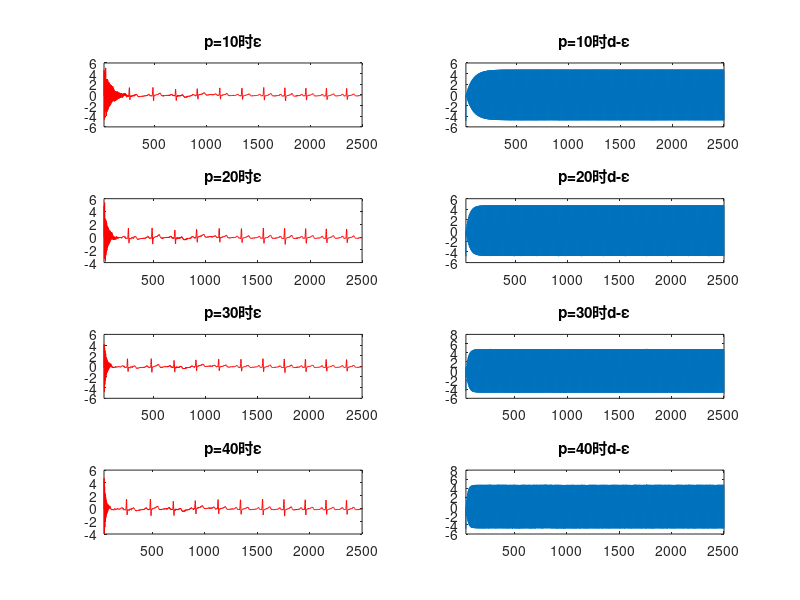

Here is the MATLAB script that generated this plot:
clc;
clear;
load d.mat
load ECG.mat
load EMG.mat
load X.mat
w1=zeros(1,10);
for i=11:2500
x=zeros(1,10);
for j=1:10
x(j)=X(i-j);
end
emx1(i)=d(i)-sum(w1.*x);
w1=w1+2*0.003*emx1(i).*x;
end
subplot(4,2,1),plot(emx1,'r'),title('p=10时ε'),xlim([11 2500])
subplot(4,2,2),plot(d-emx1),title('p=10时d-ε'),xlim([11 2500])
w2=zeros(1,20);
for i=21:2500
x=zeros(1,20);
for j=1:20
x(j)=X(i-j);
end
emx2(i)=d(i)-sum(w2.*x);
w2=w2+2*0.003*emx2(i).*x;
end
subplot(4,2,3),plot(emx2,'r'),title('p=20时ε'),xlim([21 2500])
subplot(4,2,4),plot(d-emx2),title('p=20时d-ε'),xlim([21 2500])
w3=zeros(1,30);
for i=31:2500
x=zeros(1,30);
for j=1:30
x(j)=X(i-j);
end
emx3(i)=d(i)-sum(w3.*x);
w3=w3+2*0.003*emx3(i).*x;
end
subplot(4,2,5),plot(emx3,'r'),title('p=30时ε'),xlim([31 2500])
subplot(4,2,6),plot(d-emx3),title('p=30时d-ε'),xlim([31 2500])
w4=zeros(1,40);
for i=41:2500
x=zeros(1,40);
for j=1:40
x(j)=X(i-j);
end
emx4(i)=d(i)-sum(w4.*x);
w4=w4+2*0.003*emx4(i).*x;
end
subplot(4,2,7),plot(emx4,'r'),title('p=40时ε'),xlim([41 2500])
subplot(4,2,8),plot(d-emx4),title('p=40时d-ε'),xlim([41 2500])